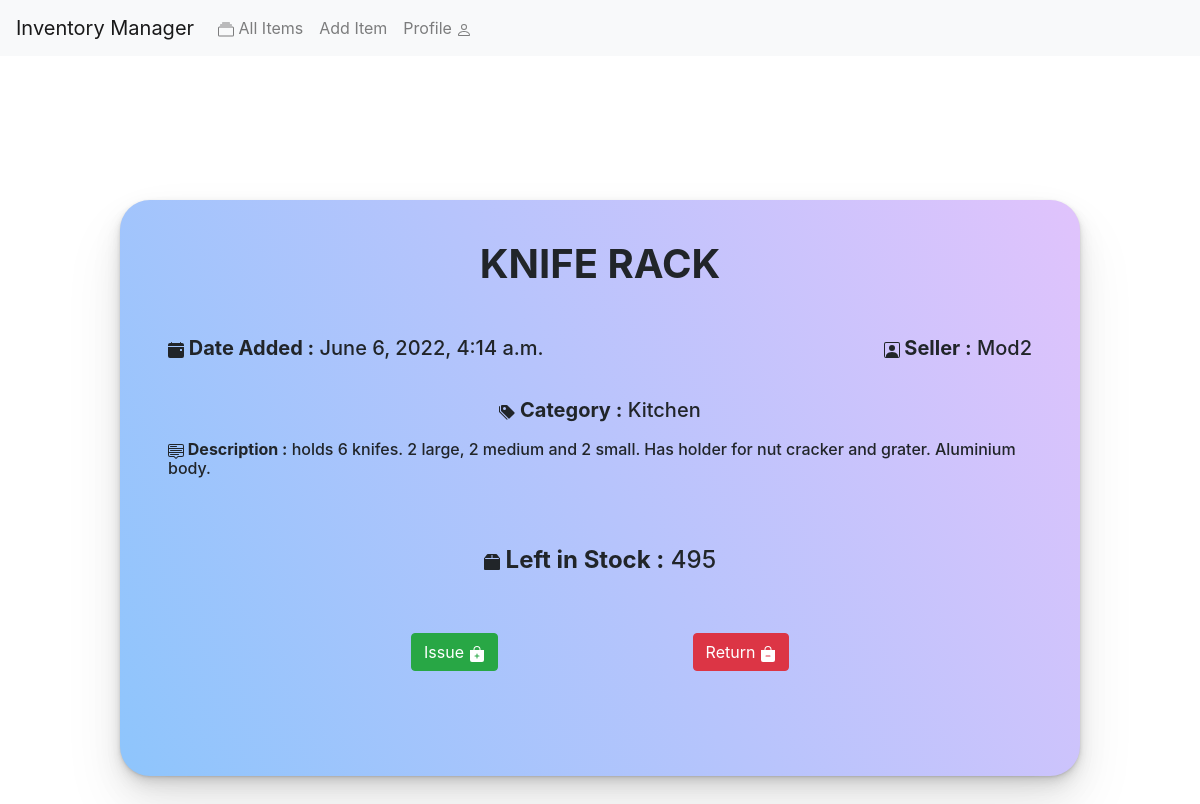
Screenshot of /inventory/19/ with the database file from the repository.
### inventory/models.py (models this page shows, shortened)
class Inventory(models.Model):
    item_name = models.CharField(max_length=50)
    description = models.TextField(default="This Item has no Description")
    stock = models.PositiveIntegerField()
    date_posted = models.DateTimeField(auto_now_add=True)
    category = models.ForeignKey(
        Category, on_delete=models.CASCADE, related_name="category_items")
    owner = models.ForeignKey(
        Moderator, on_delete=models.CASCADE, related_name="uploaded_items")
    class Meta:
        unique_together = ('category', 'item_name', 'description', 'owner')

class Moderator(models.Model):
    user = models.ForeignKey(User, on_delete=models.CASCADE)
    def __str__(self):
        return self.user.username

class Category(models.Model):
    CATEGORY_CHOICES = [
        ('General', 'General'),
        ('Sports', 'Sports'),
        ('Leisure', 'Leisure'),
        ('Decor', 'Decor'),
        ('School', 'School'),
        ('Kitchen', 'Kitchen'),
        ('Technology', 'Technology'),
    ]
    category_name = models.CharField(
        max_length=30, choices=CATEGORY_CHOICES, default="General")
    def __str__(self):
        return self.category_name

### inventory/views.py (the view)
# urls.py: path('<int:pk>/', ItemDetailView.as_view(), name='item-details'),
class ItemDetailView(DetailView):
    model = Inventory
    template_name = 'inventory/details.html'

### inventory/templates/inventory/details.html (shortened to what this page needs)
{% extends "inventory/base.html" %} {%block details%}
<div
  style="
    width: 80%;
    min-height: 80%;
    margin: auto;
    align-items: center;
    flex-direction: column;
    display: flex;
    background-color: white;
    border-radius: 30px;
    box-shadow: rgba(0, 0, 0, 0.07) 0px 1px 2px, rgba(0, 0, 0, 0.07) 0px 2px 4px,
      rgba(0, 0, 0, 0.07) 0px 4px 8px, rgba(0, 0, 0, 0.07) 0px 8px 16px,
      rgba(0, 0, 0, 0.07) 0px 16px 32px, rgba(0, 0, 0, 0.07) 0px 32px 64px;
    background-color: #8ec5fc;
    background-image: linear-gradient(62deg, #8ec5fc 0%, #e0c3fc 100%);
  "
>
  <h1 style="margin-top: 40px"><strong>{{object.item_name|upper}}</strong></h1>
  <div
    style="
      display: flex;
      flex-direction: row;
      justify-content: space-between;
      width: 90%;
      margin-top: 40px;
    "
  >
    <h5>
      <strong>
        Date Added :</strong
      >
      {{object.date_posted}}
    </h5>
    <h5>
      <strong>
        Seller :</strong
      >
      {{object.owner}}
    </h5>
  </div>
  <div
    style="
      margin-top: 30px;
      width: 90%;
      align-items: center;
      display: flex;
      flex-direction: column;
    "
  >
    <h5>
      <strong>
        Category :</strong
      >
      {{object.category}}
    </h5>
    <h6 style="margin-top: 10px">
      <strong>
        Description :</strong
      >
      {{object.description}}
    </h6>
  </div>
  <div style="margin-top: 60px">
    <h4>
      <strong>
        <svg
          xmlns="http://www.w3.org/2000/svg"
          width="16"
          height="16"
          fill="currentColor"
          class="bi bi-box2-fill"
          viewBox="0 0 16 16"
        >
          <path
            d="M3.75 0a1 1 0 0 0-.8.4L.1 4.2a.5.5 0 0 0-.1.3V15a1 1 0 0 0 1 1h14a1 1 0 0 0 1-1V4.5a.5.5 0 0 0-.1-.3L13.05.4a1 1 0 0 0-.8-.4h-8.5ZM15 4.667V5H1v-.333L1.5 4h6V1h1v3h6l.5.667Z"
          />
        </svg>
        Left in Stock :</strong
      >
      {{object.stock}}
    </h4>
  </div>
  <div
    style="
      flex-direction: row;
      width: 80%;
      justify-content: space-evenly;
      display: flex;
      margin-top: 50px;
    "
  >
    {%if user != object.owner.user %}
    <a class="btn btn-success" href="{%url 'item-issue' object.id%}"
      >Issue
    </a>
    <a class="btn btn-danger" href="{% url 'item-return' object.id%}"
      >Return
      <svg
        xmlns="http://www.w3.org/2000/svg"
        width="16"
        height="16"
        fill="currentColor"
        class="bi bi-bag-dash-fill"
        viewBox="0 0 16 16"
      >
        <path
          fill-rule="evenodd"
          d="M10.5 3.5a2.5 2.5 0 0 0-5 0V4h5v-.5zm1 0V4H15v10a2 2 0 0 1-2 2H3a2 2 0 0 1-2-2V4h3.5v-.5a3.5 3.5 0 1 1 7 0zM6 9.5a.5.5 0 0 0 0 1h4a.5.5 0 0 0 0-1H6z"
        />
      </svg>
    </a>
    {% endif %}
  </div>
</div>
{% endblock%}

### rows the page displays
Inventory: item_name "KNIFE RACK", date_posted "June 6, 2022, 4:14 a.m.", owner "Mod2", category "Kitchen", description "holds 6 knifes. 2 large, 2 medium and 2 small. Has holder for nut cracker and grater. Aluminium body.", stock "495"
